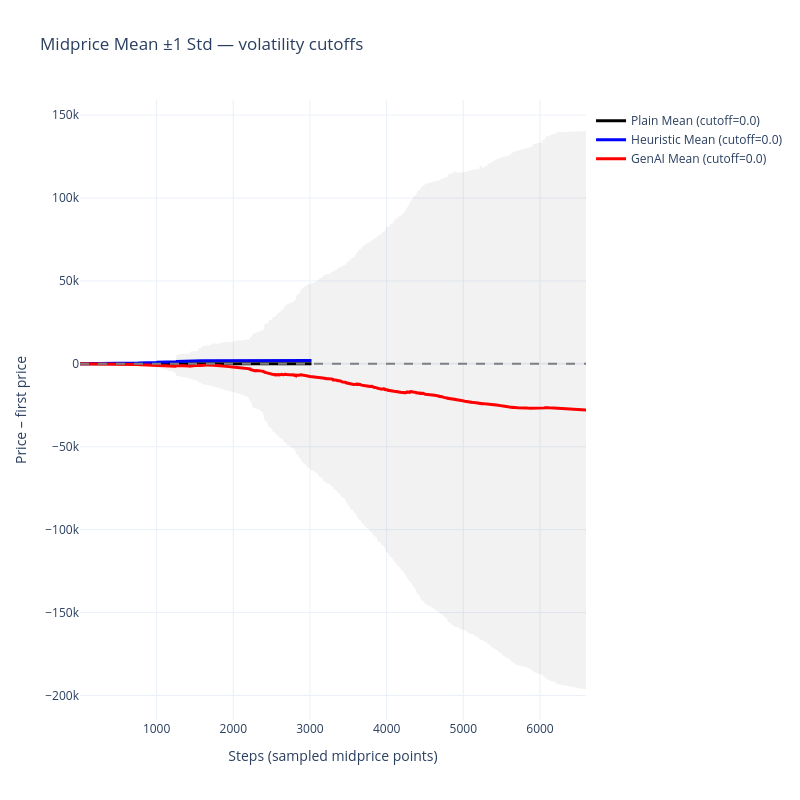

The cell this chart's notebook holds for it:
### Code cell
import yaml
import numpy as np
import plotly.graph_objects as go

# Colors for each experiment
colors = {
    "Plain": 'black',
    "Heuristic": 'blue',
    "GenAI": 'red',
}

# Dash style per cutoff
dash_for_cutoff = {
    0.0: "solid",
    0.2: "dot",
    0.4: "dash",
    0.6: "longdash",
    0.8: "dashdot"
}

# Cutoffs to run
CUTOFFS = [0.0]

# Load filtered samples for GenAI - the CSV has the header and then sample IDs
genai_filtered_samples = pd.read_csv('/app/samples_after_book_filtration.csv', header=0)
# The sample IDs are in the first column (which may not be named 'sample_id')
genai_sample_ids = genai_filtered_samples.iloc[:, 0].values

fig = go.Figure()

for label, exp_name in experiments.items():
    # === Load config ===
    CONFIG_PATH = f"{DATA_ROOT}/{exp_name}/used_config.yaml"
    with open(CONFIG_PATH, 'r') as f:
        config = yaml.safe_load(f)

    num_insertions      = config["num_insertions"]
    num_coolings        = config["num_coolings"]
    midprice_step_size  = config["midprice_step_size"]
    hist_msgs           = config["n_messages"]
    n_gen_msgs          = config["n_gen_msgs"]

    # Base merged for filtration
    merged = summary_table(exp_name)
    
    # Apply GenAI filtration if this is the GenAI experiment
    if label == "GenAI":
        # Filter to only include samples that are in the book filtration CSV
        # Assuming the merged dataframe has a column that corresponds to sample IDs
        # Check what columns are available and filter accordingly
        if 'sample_id' in merged.columns:
            merged = merged[merged['sample_id'].isin(genai_sample_ids)]
        elif 'sample' in merged.columns:
            merged = merged[merged['sample'].isin(genai_sample_ids)]
        else:
            # If no clear sample ID column, assume index represents sample IDs
            merged = merged[merged.index.isin(genai_sample_ids)]

    for cutoff in CUTOFFS:
        # Apply volatility filtration
        x_filt, all_series_filt, merged_filt, hist_steps_filt, gen_block_filt = prepare_volatility_filtered_series(
            merged, hist_msgs, n_gen_msgs, midprice_step_size, volatility_cutoff=cutoff
        )

        # === Mean & Std after filtration ===
        mean_series = all_series_filt.mean(axis=0)
        std_series  = all_series_filt.std(axis=0)

        # ±1 std band
        fig.add_trace(go.Scatter(
            x=np.concatenate([x_filt, x_filt[::-1]]),
            y=np.concatenate([mean_series + std_series, (mean_series - std_series)[::-1]]),
            fill='toself',
            fillcolor='rgba(0,0,0,0.05)',
            line=dict(color='rgba(0,0,0,0)'),
            hoverinfo='skip',
            showlegend=False
        ))

        # Mean line
        fig.add_trace(go.Scatter(
            x=x_filt, y=mean_series, mode='lines',
            name=f"{label} Mean (cutoff={cutoff})",
            line=dict(color=colors[label], width=3, dash=dash_for_cutoff.get(cutoff, "solid"))
        ))

# Add reference lines
fig.add_hline(y=0, line=dict(color='gray', dash='dash'), name="Zero line")

fig.update_layout(
    title="Midprice Mean ±1 Std — volatility cutoffs",
    xaxis_title="Steps (sampled midprice points)",
    yaxis_title="Price – first price",
    template="plotly_white",
    hovermode="x unified",
    height=800,
    width=800,
    legend=dict(x=1.01, y=0.99),
)
fig.show()

### Figure 1 — Plotly figure (JSON) as saved in the notebook; plotly's stock layout.template omitted (floating-point values rounded to 4 significant figures; data arrays with more than 128 entries replaced by an {"elided": "..."} marker saying what was removed)
{"data": [{"fill": "toself", "fillcolor": "rgba(0,0,0,0.05)", "hoverinfo": "skip", "line": {"color": "rgba(0,0,0,0)"}, "showlegend": false, "type": "scatter", "x": {"elided": "6040 int values"}, "y": {"elided": "6040 float values"}}, {"line": {"color": "black", "dash": "solid", "width": 3}, "mode": "lines", "name": "Plain Mean (cutoff=0.0)", "type": "scatter", "x": {"elided": "3020 int values"}, "y": {"elided": "3020 float values"}}, {"fill": "toself", "fillcolor": "rgba(0,0,0,0.05)", "hoverinfo": "skip", "line": {"color": "rgba(0,0,0,0)"}, "showlegend": false, "type": "scatter", "x": {"elided": "6040 int values"}, "y": {"elided": "6040 float values"}}, {"line": {"color": "blue", "dash": "solid", "width": 3}, "mode": "lines", "name": "Heuristic Mean (cutoff=0.0)", "type": "scatter", "x": {"elided": "3020 int values"}, "y": {"elided": "3020 float values"}}, {"fill": "toself", "fillcolor": "rgba(0,0,0,0.05)", "hoverinfo": "skip", "line": {"color": "rgba(0,0,0,0)"}, "showlegend": false, "type": "scatter", "x": {"elided": "13200 int values"}, "y": {"elided": "13200 float values"}}, {"line": {"color": "red", "dash": "solid", "width": 3}, "mode": "lines", "name": "GenAI Mean (cutoff=0.0)", "type": "scatter", "x": {"elided": "6600 int values"}, "y": {"elided": "6600 float values"}}], "layout": {"height": 800, "hovermode": "x unified", "legend": {"x": 1.01, "y": 0.99}, "shapes": [{"line": {"color": "gray", "dash": "dash"}, "name": "Zero line", "type": "line", "x0": 0, "x1": 1, "xref": "x domain", "y0": 0, "y1": 0, "yref": "y"}], "title": {"text": "Midprice Mean ±1 Std — volatility cutoffs"}, "width": 800, "xaxis": {"title": {"text": "Steps (sampled midprice points)"}}, "yaxis": {"title": {"text": "Price – first price"}}}}
